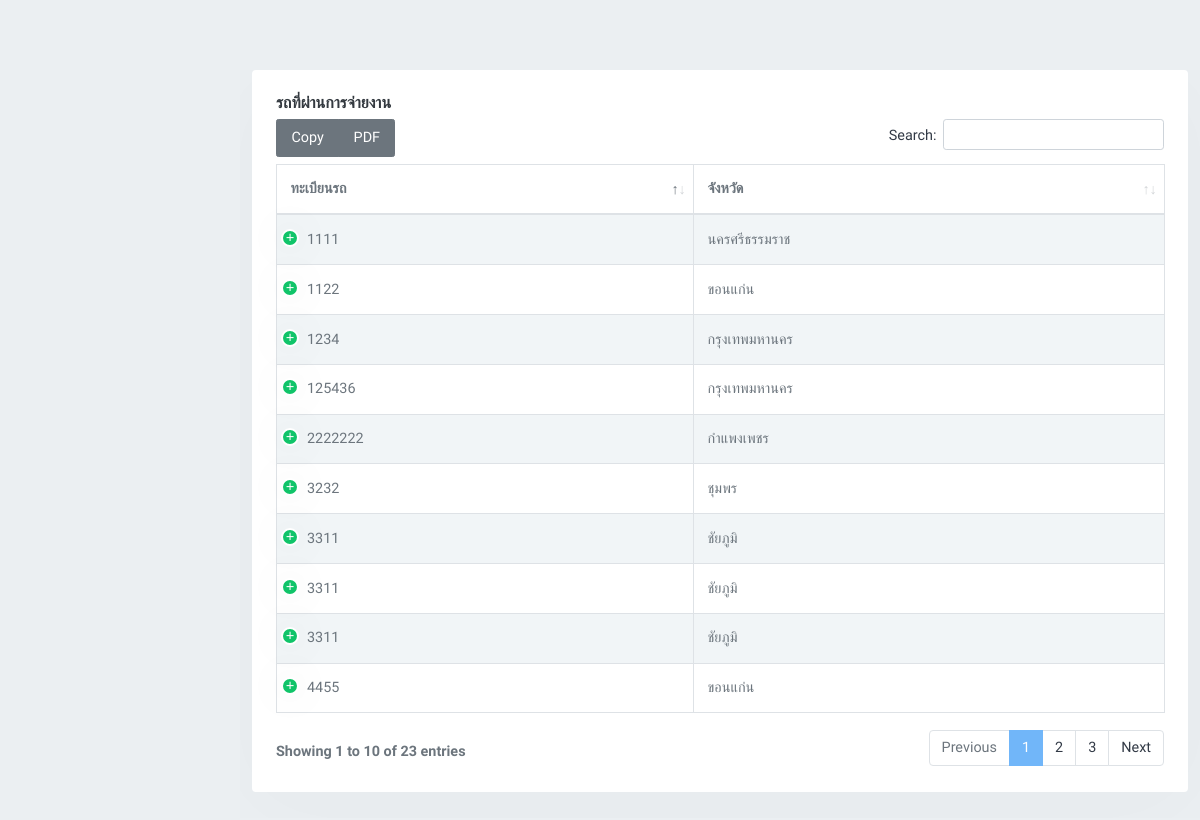
Screenshot of /dispatch_past_car_check.php with the database file from the repository.
### tables this page shows
CREATE TABLE `report` (
  `report_id` int(3) NOT NULL,
  `license_car` varchar(50) NOT NULL,
  `report_topic` varchar(100) NOT NULL,
  `report_detail` varchar(255) NOT NULL,
  `image` varchar(100) NOT NULL,
  `report_status` varchar(20) NOT NULL,
  `report_date_add` datetime NOT NULL
);

CREATE TABLE `car_data` (
  `rec` int(11) NOT NULL,
  `car_id` varchar(30) NOT NULL,
  `car_name_cf` varchar(100) NOT NULL,
  `car_form` varchar(50) NOT NULL,
  `car_plate` varchar(50) NOT NULL,
  `car_province` varchar(100) NOT NULL,
  `car_licenseplatetail` varchar(100) NOT NULL,
  `car_insurance_company` varchar(100) NOT NULL,
  `dateRegis` varchar(50) NOT NULL,
  `dateExTax` varchar(50) NOT NULL,
  `dateExIns` varchar(50) NOT NULL,
  `company_id` varchar(20) NOT NULL,
  `user_update` varchar(30) NOT NULL,
  `car_status` int(5) NOT NULL DEFAULT '0',
  `date_add` datetime NOT NULL,
  `date_update` datetime NOT NULL
);

### dispatch_past_car_check.php (the view, shortened to what this page needs)
<!DOCTYPE html>
<html lang="th">
<head>
    <link rel="stylesheet" href="assets/libs/morris-js/morris.css" />
    <link href="assets/libs/datatables/dataTables.bootstrap4.css" rel="stylesheet" type="text/css" />
    <link href="assets/libs/datatables/responsive.bootstrap4.css" rel="stylesheet" type="text/css" />
    <link href="assets/libs/datatables/buttons.bootstrap4.css" rel="stylesheet" type="text/css" />
    <link href="assets/libs/datatables/select.bootstrap4.css" rel="stylesheet" type="text/css" />
    <link href="assets/css/bootstrap.min.css" rel="stylesheet" type="text/css" />
    <link href="assets/css/icons.min.css" rel="stylesheet" type="text/css" />
    <link href="assets/css/app.min.css" rel="stylesheet" type="text/css" />
</head>
<body>
    <?php
include("dispatch_top_bar.php");
?>
    <div id="wrapper">
        <div class="content-page">
            <div class="content">
                <div class="row">
                    <div class="col-12">
                        <div class="card-box">
                            <h4 class="mt-0 header-title">รถที่ผ่านการจ่ายงาน</h4>
                            <table id="datatable-buttons"
                                class="table table-striped table-bordered dt-responsive nowrap">
                                <thead>
                                    <tr>
                                        <th>ทะเบียนรถ</th>
                                        <th>จังหวัด</th>
                                    </tr>
                                </thead>
                                <tbody>
                                    <?php
                                           $oldValue = array();
                                           $sql = "SELECT *
                                           from report AS A
                                           JOIN car_data AS B ON A.license_car=B.car_plate";
                                           $query = mysqli_query($con, $sql) or die("Database selection failed: " . mysqli_error($con));
                                           while ($result = mysqli_fetch_array($query)) {
                                             $newValue = array("name"=>$result['license_car'],"status"=>$result['report_status']);
                                             if($oldValue != ""){
                                                if($newValue['name'] == $oldValue['name']){
                                                    if($newValue['status'] == $oldValue['status']){
                                           ?>
                                    <tr>
                                        <td><?php echo  $result['car_plate'] ?></td>
                                        <td><?php echo  $result['car_province'] ?></td>
                                    </tr>
                                    <?php
                                              }
                                            }
                                         }
                                         $oldValue = $newValue;
                                        }
                                        ?>
                                </tbody>
                            </table>
                        </div>
                    </div>
                </div>
            </div>
        </div>
        <?php
    include("dispatch_lift_sidebar.php");
    ?>
</body>
</html>

### rows the page displays
report: car_data.car_plate "1234", car_data.car_province "กรุงเทพมหานคร"
report: car_data.car_plate "4455", car_data.car_province "ขอนแก่น"
report: car_data.car_plate "2222222", car_data.car_province "กำแพงเพชร"
report: car_data.car_plate "1122", car_data.car_province "ขอนแก่น"
report: car_data.car_plate "125436", car_data.car_province "กรุงเทพมหานคร"
report: car_data.car_plate "3232", car_data.car_province "ชุมพร"
report: car_data.car_plate "1111", car_data.car_province "นครศรีธรรมราช"
report: car_data.car_plate "3311", car_data.car_province "ชัยภูมิ"
report: car_data.car_plate "3311", car_data.car_province "ชัยภูมิ"
report: car_data.car_plate "3311", car_data.car_province "ชัยภูมิ"
